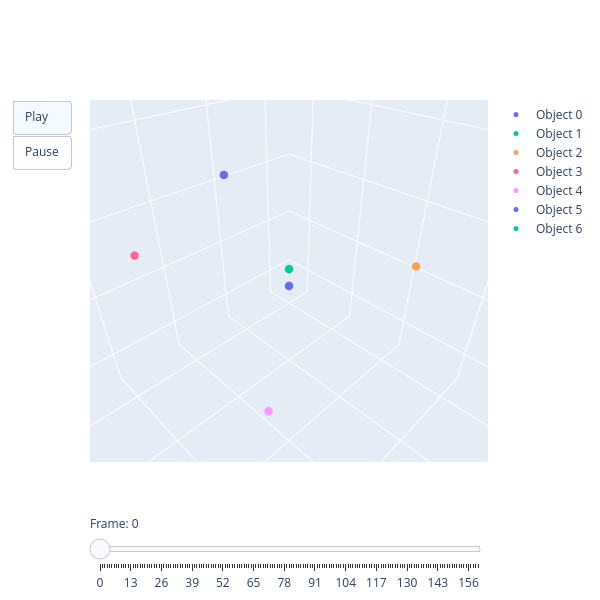

The notebook cell this image was saved under:
### Code cell
import plotly.graph_objects as go

# Finding the center of mass
for n in range(N):
    r_cm = np.array([np.sum(objects[n,1])*objects[n,0], np.sum(objects[n,2])*objects[n,0], np.sum(objects[n,3])*objects[n,0]])/(np.sum(objects[:,0]))

# Calculating the initial momenta according to the equations derived
objects[2:N,4:7] = initial_planet_p(objects, N, r_cm, orbital_plane)

objects[0:2,4:7] = intital_star_p(objects, sm0, sm1, orbital_plane)     

while t<Time:
    
    frames, objects[:,4:7] = force_calculation(objects, N, G, soft_len, dt, frame_num)
    
    t += dt
    frame_num += 1

# Converting saved position data into a format that px.scatter_3d can use
df = pd.DataFrame(frames, columns=['x','y','z','object','frame'])

object_ids = sorted(df['object'].unique())

data = []

for obj in object_ids:

    d0 = df[
        (df['object'] == obj) &
        (df['frame'] == 0)
    ]

    # object marker
    data.append(
        go.Scatter3d(
            x=d0['x'],
            y=d0['y'],
            z=d0['z'],
            mode='markers',
            marker=dict(size=5),
            name=f'Object {obj}'
        )
    )

    # trail
    data.append(
        go.Scatter3d(
            x=[],
            y=[],
            z=[],
            mode='lines',
            line=dict(width=2),
            showlegend=False
        )
    )

fig = go.Figure(
    data=data
)

plotly_frames = []

trail_length = 300

for f in sorted(df['frame'].unique()):

    frame_data = []

    for obj in object_ids:

        current = df[
            (df['object'] == obj) &
            (df['frame'] == f)
        ]

        trail = df[
            (df['object'] == obj) &
            (df['frame'] >= max(0, f-trail_length)) &
            (df['frame'] <= f)
        ]

        # marker
        frame_data.append(
            go.Scatter3d(
                x=current['x'],
                y=current['y'],
                z=current['z'],
                mode='markers',
                marker=dict(size=5)
            )
        )

        # trail
        frame_data.append(
            go.Scatter3d(
                x=trail['x'],
                y=trail['y'],
                z=trail['z'],
                mode='lines',
                line=dict(width=2)
            )
        )

    plotly_frames.append(
        go.Frame(
            data=frame_data,
            name=str(f)
        )
    )
    
fig.frames = plotly_frames

slider_steps = []

for f in sorted(df['frame'].unique()):

    slider_steps.append(
        dict(
            method="animate",
            args=[
                [str(f)],
                {
                    "mode": "immediate",
                    "frame": {"duration": 0, "redraw": True},
                    "transition": {"duration": 0}
                }
            ],
            label=str(int(f))
        )
    )
    
fig.update_layout(
    sliders=[
        dict(
            active=0,
            currentvalue={"prefix": "Frame: "},
            pad={"t": 50},
            steps=slider_steps
        )
    ]
)

fig.update_layout(
    updatemenus=[
        dict(
            type="buttons",
            buttons=[
                dict(
                    label="Play",
                    method="animate",
                    args=[
                        None,
                        {
                            "frame": {"duration": 10, "redraw": True},
                            "transition": {"duration": 0},
                            "fromcurrent": True
                        }
                    ]
                ),
                dict(
                    label="Pause",
                    method="animate",
                    args=[
                        [None],
                        {
                            "frame": {"duration": 0, "redraw": False},
                            "mode": "immediate",
                            "transition": {"duration": 0}
                        }
                    ]
                )
            ]
        )
    ]
)

fig.update_layout(
    width = 600,
    height = 600,
    scene=dict(
        xaxis=dict(range=[-R, R]),
        yaxis=dict(range=[-R, R]),
        zaxis=dict(range=[-R, R]),
        aspectmode='cube'
    )
)

fig.show()

### Figure 1 — Plotly figure (JSON) as saved in the notebook; plotly's stock layout.template omitted (floating-point values rounded to 4 significant figures)
{"data": [{"marker": {"size": 5}, "mode": "markers", "name": "Object 0", "type": "scatter3d", "x": [25.0], "y": [25.0], "z": [20.0]}, {"line": {"width": 2}, "mode": "lines", "showlegend": false, "type": "scatter3d", "x": [], "y": [], "z": []}, {"marker": {"size": 5}, "mode": "markers", "name": "Object 1", "type": "scatter3d", "x": [-25.0], "y": [-25.0], "z": [-10.0]}, {"line": {"width": 2}, "mode": "lines", "showlegend": false, "type": "scatter3d", "x": [], "y": [], "z": []}, {"marker": {"size": 5}, "mode": "markers", "name": "Object 2", "type": "scatter3d", "x": [-150.0], "y": [50.0], "z": [-30.0]}, {"line": {"width": 2}, "mode": "lines", "showlegend": false, "type": "scatter3d", "x": [], "y": [], "z": []}, {"marker": {"size": 5}, "mode": "markers", "name": "Object 3", "type": "scatter3d", "x": [90.0], "y": [-120.0], "z": [15.0]}, {"line": {"width": 2}, "mode": "lines", "showlegend": false, "type": "scatter3d", "x": [], "y": [], "z": []}, {"marker": {"size": 5}, "mode": "markers", "name": "Object 4", "type": "scatter3d", "x": [110.0], "y": [90.0], "z": [-10.0]}, {"line": {"width": 2}, "mode": "lines", "showlegend": false, "type": "scatter3d", "x": [], "y": [], "z": []}, {"marker": {"size": 5}, "mode": "markers", "name": "Object 5", "type": "scatter3d", "x": [-60.0], "y": [-170.0], "z": [40.0]}, {"line": {"width": 2}, "mode": "lines", "showlegend": false, "type": "scatter3d", "x": [], "y": [], "z": []}, {"marker": {"size": 5}, "mode": "markers", "name": "Object 6", "type": "scatter3d", "x": [-210.0], "y": [130.0], "z": [25.0]}, {"line": {"width": 2}, "mode": "lines", "showlegend": false, "type": "scatter3d", "x": [], "y": [], "z": []}], "layout": {"height": 600, "scene": {"aspectmode": "cube", "aspectratio": {"x": 1, "y": 1, "z": 1}, "camera": {"center": {"x": 0, "y": 0, "z": 0}, "eye": {"x": 0.4783, "y": 0.4783, "z": 0.4783}, "projection": {"type": "perspective"}, "up": {"x": 0, "y": 0, "z": 1}}, "xaxis": {"range": [-248.2, 248.2], "type": "linear"}, "yaxis": {"range": [-248.2, 248.2], "type": "linear"}, "zaxis": {"range": [-248.2, 248.2], "type": "linear"}}, "sliders": [{"active": 0, "currentvalue": {"prefix": "Frame: "}, "pad": {"t": 50}, "steps": [{"args": [["0.0"], {"frame": {"duration": 0, "redraw": true}, "mode": "immediate", "transition": {"duration": 0}}], "label": "0", "method": "animate"}, {"args": [["1.0"], {"frame": {"duration": 0, "redraw": true}, "mode": "immediate", "transition": {"duration": 0}}], "label": "1", "method": "animate"}, {"args": [["2.0"], {"frame": {"duration": 0, "redraw": true}, "mode": "immediate", "transition": {"duration": 0}}], "label": "2", "method": "animate"}, {"args": [["3.0"], {"frame": {"duration": 0, "redraw": true}, "mode": "immediate", "transition": {"duration": 0}}], "label": "3", "method": "animate"}, {"args": [["4.0"], {"frame": {"duration": 0, "redraw": true}, "mode": "immediate", "transition": {"duration": 0}}], "label": "4", "method": "animate"}, {"args": [["5.0"], {"frame": {"duration": 0, "redraw": true}, "mode": "immediate", "transition": {"duration": 0}}], "label": "5", "method": "animate"}, {"args": [["6.0"], {"frame": {"duration": 0, "redraw": true}, "mode": "immediate", "transition": {"duration": 0}}], "label": "6", "method": "animate"}, {"args": [["7.0"], {"frame": {"duration": 0, "redraw": true}, "mode": "immediate", "transition": {"duration": 0}}], "label": "7", "method": "animate"}, {"args": [["8.0"], {"frame": {"duration": 0, "redraw": true}, "mode": "immediate", "transition": {"duration": 0}}], "label": "8", "method": "animate"}, {"args": [["9.0"], {"frame": {"duration": 0, "redraw": true}, "mode": "immediate", "transition": {"duration": 0}}], "label": "9", "method": "animate"}, {"args": [["10.0"], {"frame": {"duration": 0, "redraw": true}, "mode": "immediate", "transition": {"duration": 0}}], "label": "10", "method": "animate"}, {"args": [["11.0"], {"frame": {"duration": 0, "redraw": true}, "mode": "immediate", "transition": {"duration": 0}}], "label": "11", "method": "animate"}, {"args": [["12.0"], {"frame": {"duration": 0, "redraw": true}, "mode": "immediate", "transition": {"duration": 0}}], "label": "12", "method": "animate"}, {"args": [["13.0"], {"frame": {"duration": 0, "redraw": true}, "mode": "immediate", "transition": {"duration": 0}}], "label": "13", "method": "animate"}, {"args": [["14.0"], {"frame": {"duration": 0, "redraw": true}, "mode": "immediate", "transition": {"duration": 0}}], "label": "14", "method": "animate"}, {"args": [["15.0"], {"frame": {"duration": 0, "redraw": true}, "mode": "immediate", "transition": {"duration": 0}}], "label": "15", "method": "animate"}, {"args": [["16.0"], {"frame": {"duration": 0, "redraw": true}, "mode": "immediate", "transition": {"duration": 0}}], "label": "16", "method": "animate"}, {"args": [["17.0"], {"frame": {"duration": 0, "redraw": true}, "mode": "immediate", "transition": {"duration": 0}}], "label": "17", "method": "animate"}, {"args": [["18.0"], {"frame": {"duration": 0, "redraw": true}, "mode": "immediate", "transition": {"duration": 0}}], "label": "18", "method": "animate"}, {"args": [["19.0"], {"frame": {"duration": 0, "redraw": true}, "mode": "immediate", "transition": {"duration": 0}}], "label": "19", "method": "animate"}, {"args": [["20.0"], {"frame": {"duration": 0, "redraw": true}, "mode": "immediate", "transition": {"duration": 0}}], "label": "20", "method": "animate"}, {"args": [["21.0"], {"frame": {"duration": 0, "redraw": true}, "mode": "immediate", "transition": {"duration": 0}}], "label": "21", "method": "animate"}, {"args": [["22.0"], {"frame": {"duration": 0, "redraw": true}, "mode": "immediate", "transition": {"duration": 0}}], "label": "22", "method": "animate"}, {"args": [["23.0"], {"frame": {"duration": 0, "redraw": true}, "mode": "immediate", "transition": {"duration": 0}}], "label": "23", "method": "animate"}, {"args": [["24.0"], {"frame": {"duration": 0, "redraw": true}, "mode": "immediate", "transition": {"duration": 0}}], "label": "24", "method": "animate"}, {"args": [["25.0"], {"frame": {"duration": 0, "redraw": true}, "mode": "immediate", "transition": {"duration": 0}}], "label": "25", "method": "animate"}, {"args": [["26.0"], {"frame": {"duration": 0, "redraw": true}, "mode": "immediate", "transition": {"duration": 0}}], "label": "26", "method": "animate"}, {"args": [["27.0"], {"frame": {"duration": 0, "redraw": true}, "mode": "immediate", "transition": {"duration": 0}}], "label": "27", "method": "animate"}, {"args": [["28.0"], {"frame": {"duration": 0, "redraw": true}, "mode": "immediate", "transition": {"duration": 0}}], "label": "28", "method": "animate"}, {"args": [["29.0"], {"frame": {"duration": 0, "redraw": true}, "mode": "immediate", "transition": {"duration": 0}}], "label": "29", "method": "animate"}, {"args": [["30.0"], {"frame": {"duration": 0, "redraw": true}, "mode": "immediate", "transition": {"duration": 0}}], "label": "30", "method": "animate"}, {"args": [["31.0"], {"frame": {"duration": 0, "redraw": true}, "mode": "immediate", "transition": {"duration": 0}}], "label": "31", "method": "animate"}, {"args": [["32.0"], {"frame": {"duration": 0, "redraw": true}, "mode": "immediate", "transition": {"duration": 0}}], "label": "32", "method": "animate"}, {"args": [["33.0"], {"frame": {"duration": 0, "redraw": true}, "mode": "immediate", "transition": {"duration": 0}}], "label": "33", "method": "animate"}, {"args": [["34.0"], {"frame": {"duration": 0, "redraw": true}, "mode": "immediate", "transition": {"duration": 0}}], "label": "34", "method": "animate"}, {"args": [["35.0"], {"frame": {"duration": 0, "redraw": true}, "mode": "immediate", "transition": {"duration": 0}}], "label": "35", "method": "animate"}, {"args": [["36.0"], {"frame": {"duration": 0, "redraw": true}, "mode": "immediate", "transition": {"duration": 0}}], "label": "36", "method": "animate"}, {"args": [["37.0"], {"frame": {"duration": 0, "redraw": true}, "mode": "immediate", "transition": {"duration": 0}}], "label": "37", "method": "animate"}, {"args": [["38.0"], {"frame": {"duration": 0, "redraw": true}, "mode": "immediate", "transition": {"duration": 0}}], "label": "38", "method": "animate"}, {"args": [["39.0"], {"frame": {"duration": 0, "redraw": true}, "mode": "immediate", "transition": {"duration": 0}}], "label": "39", "method": "animate"}, {"args": [["40.0"], {"frame": {"duration": 0, "redraw": true}, "mode": "immediate", "transition": {"duration": 0}}], "label": "40", "method": "animate"}, {"args": [["41.0"], {"frame": {"duration": 0, "redraw": true}, "mode": "immediate", "transition": {"duration": 0}}], "label": "41", "method": "animate"}, {"args": [["42.0"], {"frame": {"duration": 0, "redraw": true}, "mode": "immediate", "transition": {"duration": 0}}], "label": "42", "method": "animate"}, {"args": [["43.0"], {"frame": {"duration": 0, "redraw": true}, "mode": "immediate", "transition": {"duration": 0}}], "label": "43", "method": "animate"}, {"args": [["44.0"], {"frame": {"duration": 0, "redraw": true}, "mode": "immediate", "transition": {"duration": 0}}], "label": "44", "method": "animate"}, {"args": [["45.0"], {"frame": {"duration": 0, "redraw": true}, "mode": "immediate", "transition": {"duration": 0}}], "label": "45", "method": "animate"}, {"args": [["46.0"], {"frame": {"duration": 0, "redraw": true}, "mode": "immediate", "transition": {"duration": 0}}], "label": "46", "method": "animate"}, {"args": [["47.0"], {"frame": {"duration": 0, "redraw": true}, "mode": "immediate", "transition": {"duration": 0}}], "label": "47", "method": "animate"}, {"args": [["48.0"], {"frame": {"duration": 0, "redraw": true}, "mode": "immediate", "transition": {"duration": 0}}], "label": "48", "method": "animate"}, {"args": [["49.0"], {"frame": {"duration": 0, "redraw": true}, "mode": "immediate", "transition": {"duration": 0}}], "label": "49", "method": "animate"}, {"args": [["50.0"], {"frame": {"duration": 0, "redraw": true}, "mode": "immediate", "transition": {"duration": 0}}], "label": "50", "method": "animate"}, {"args": [["51.0"], {"frame": {"duration": 0, "redraw": true}, "mode": "immediate", "transition": {"duration": 0}}], "label": "51", "method": "animate"}, {"args": [["52.0"], {"frame": {"duration": 0, "redraw": true}, "mode": "immediate", "transition": {"duration": 0}}], "label": "52", "method": "animate"}, {"args": [["53.0"], {"frame": {"duration": 0, "redraw": true}, "mode": "immediate", "transition": {"duration": 0}}], "label": "53", "method": "animate"}, {"args": [["54.0"], {"frame": {"duration": 0, "redraw": true}, "mode": "immediate", "transition": {"duration": 0}}], "label": "54", "method": "animate"}, {"args": [["55.0"], {"frame": {"duration": 0, "redraw": true}, "mode": "immediate", "transition": {"duration": 0}}], "label": "55", "method": "animate"}, {"args": [["56.0"], {"frame": {"duration": 0, "redraw": true}, "mode": "immediate", "transition": {"duration": 0}}], "label": "56", "method": "animate"}, {"args": [["57.0"], {"frame": {"duration": 0, "redraw": true}, "mode": "immediate", "transition": {"duration": 0}}], "label": "57", "method": "animate"}, {"args": [["58.0"], {"frame": {"duration": 0, "redraw": true}, "mode": "immediate", "transition": {"duration": 0}}], "label": "58", "method": "animate"}, {"args": [["59.0"], {"frame": {"duration": 0, "redraw": true}, "mode": "immediate", "transition": {"duration": 0}}], "label": "59", "method": "animate"}, {"args": [["60.0"], {"frame": {"duration": 0, "redraw": true}, "mode": "immediate", "transition": {"duration": 0}}], "label": "60", "method": "animate"}, {"args": [["61.0"], {"frame": {"duration": 0, "redraw": true}, "mode": "immediate", "transition": {"duration": 0}}], "label": "61", "method": "animate"}, {"args": [["62.0"], {"frame": {"duration": 0, "redraw": true}, "mode": "immediate", "transition": {"duration": 0}}], "label": "62", "method": "animate"}, {"args": [["63.0"], {"frame": {"duration": 0, "redraw": true}, "mode": "immediate", "transition": {"duration": 0}}], "label": "63", "method": "animate"}, {"args": [["64.0"], {"frame": {"duration": 0, "redraw": true}, "mode": "immediate", "transition": {"duration": 0}}], "label": "64", "method": "animate"}, {"args": [["65.0"], {"frame": {"duration": 0, "redraw": true}, "mode": "immediate", "transition": {"duration": 0}}], "label": "65", "method": "animate"}, {"args": [["66.0"], {"frame": {"duration": 0, "redraw": true}, "mode": "immediate", "transition": {"duration": 0}}], "label": "66", "method": "animate"}, {"args": [["67.0"], {"frame": {"duration": 0, "redraw": true}, "mode": "immediate", "transition": {"duration": 0}}], "label": "67", "method": "animate"}, {"args": [["68.0"], {"frame": {"duration": 0, "redraw": true}, "mode": "immediate", "transition": {"duration": 0}}], "label": "68", "method": "animate"}, {"args": [["69.0"], {"frame": {"duration": 0, "redraw": true}, "mode": "immediate", "transition": {"duration": 0}}], "label": "69", "method": "animate"}, {"args": [["70.0"], {"frame": {"duration": 0, "redraw": true}, "mode": "immediate", "transition": {"duration": 0}}], "label": "70", "method": "animate"}, {"args": [["71.0"], {"frame": {"duration": 0, "redraw": true}, "mode": "immediate", "transition": {"duration": 0}}], "label": "71", "method": "animate"}, {"args": [["72.0"], {"frame": {"duration": 0, "redraw": true}, "mode": "immediate", "transition": {"duration": 0}}], "label": "72", "method": "animate"}, {"args": [["73.0"], {"frame": {"duration": 0, "redraw": true}, "mode": "immediate", "transition": {"duration": 0}}], "label": "73", "method": "animate"}, {"args": [["74.0"], {"frame": {"duration": 0, "redraw": true}, "mode": "immediate", "transition": {"duration": 0}}], "label": "74", "method": "animate"}, {"args": [["75.0"], {"frame": {"duration": 0, "redraw": true}, "mode": "immediate", "transition": {"duration": 0}}], "label": "75", "method": "animate"}, {"args": [["76.0"], {"frame": {"duration": 0, "redraw": true}, "mode": "immediate", "transition": {"duration": 0}}], "label": "76", "method": "animate"}, {"args": [["77.0"], {"frame": {"duration": 0, "redraw": true}, "mode": "immediate", "transition": {"duration": 0}}], "label": "77", "method": "animate"}, {"args": [["78.0"], {"frame": {"duration": 0, "redraw": true}, "mode": "immediate", "transition": {"duration": 0}}], "label": "78", "method": "animate"}, {"args": [["79.0"], {"frame": {"duration": 0, "redraw": true}, "mode": "immediate", "transition": {"duration": 0}}], "label": "79", "method": "animate"}, {"args": [["80.0"], {"frame": {"duration": 0, "redraw": true}, "mode": "immediate", "transition": {"duration": 0}}], "label": "80", "method": "animate"}, {"args": [["81.0"], {"frame": {"duration": 0, "redraw": true}, "mode": "immediate", "transition": {"duration": 0}}], "label": "81", "method": "animate"}, {"args": [["82.0"], {"frame": {"duration": 0, "redraw": true}, "mode": "immediate", "transition": {"duration": 0}}], "label": "82", "method": "animate"}, {"args": [["83.0"], {"frame": {"duration": 0, "redraw": true}, "mode": "immediate", "transition": {"duration": 0}}], "label": "83", "method": "animate"}, {"args": [["84.0"], {"frame": {"duration": 0, "redraw": true}, "mode": "immediate", "transition": {"duration": 0}}], "label": "84", "method": "animate"}, {"args": [["85.0"], {"frame": {"duration": 0, "redraw": true}, "mode": "immediate", "transition": {"duration": 0}}], "label": "85", "method": "animate"}, {"args": [["86.0"], {"frame": {"duration": 0, "redraw": true}, "mode": "immediate", "transition": {"duration": 0}}], "label": "86", "method": "animate"}, {"args": [["87.0"], {"frame": {"duration": 0, "redraw": true}, "mode": "immediate", "transition": {"duration": 0}}], "label": "87", "method": "animate"}, {"args": [["88.0"], {"frame": {"duration": 0, "redraw": true}, "mode": "immediate", "transition": {"duration": 0}}], "label": "88", "method": "animate"}, {"args": [["89.0"], {"frame": {"duration": 0, "redraw": true}, "mode": "immediate", "transition": {"duration": 0}}], "label": "89", "method": "animate"}, {"args": [["90.0"], {"frame": {"duration": 0, "redraw": true}, "mode": "immediate", "transition": {"duration": 0}}], "label": "90", "method": "animate"}, {"args": [["91.0"], {"frame": {"duration": 0, "redraw": true}, "mode": "immediate", "transition": {"duration": 0}}], "label": "91", "method": "animate"}, {"args": [["92.0"], {"frame": {"duration": 0, "redraw": true}, "mode": "immediate", "transition": {"duration": 0}}], "label": "92", "method": "animate"}, {"args": [["93.0"], {"frame": {"duration": 0, "redraw": true}, "mode": "immediate", "transition": {"duration": 0}}], "label": "93", "method": "animate"}, {"args": [["94.0"], {"frame": {"duration": 0, "redraw": true}, "mode": "immediate", "transition": {"duration": 0}}], "label": "94", "method": "animate"}, {"args": [["95.0"], {"frame": {"duration": 0, "redraw": true}, "mode": "immediate", "transition": {"duration": 0}}], "label": "95", "method": "animate"}, {"args": [["96.0"], {"frame": {"duration": 0, "redraw": true}, "mode": "immediate", "transition": {"duration": 0}}], "label": "96", "method": "animate"}, {"args": [["97.0"], {"frame": {"duration": 0, "redraw": true}, "mode": "immediate", "transition": {"duration": 0}}], "label": "97", "method": "animate"}, {"args": [["98.0"], {"frame": {"duration": 0, "redraw": true}, "mode": "immediate", "transition": {"duration": 0}}], "label": "98", "method": "animate"}, {"args": [["99.0"], {"frame": {"duration": 0, "redraw": true}, "mode": "immediate", "transition": {"duration": 0}}], "label": "99", "method": "animate"}, {"args": [["100.0"], {"frame": {"duration": 0, "redraw": true}, "mode": "immediate", "transition": {"duration": 0}}], "label": "100", "method": "animate"}, {"args": [["101.0"], {"frame": {"duration": 0, "redraw": true}, "mode": "immediate", "transition": {"duration": 0}}], "label": "101", "method": "animate"}, {"args": [["102.0"], {"frame": {"duration": 0, "redraw": true}, "mode": "immediate", "transition": {"duration": 0}}], "label": "102", "method": "animate"}, {"args": [["103.0"], {"frame": {"duration": 0, "redraw": true}, "mode": "immediate", "transition": {"duration": 0}}], "label": "103", "method": "animate"}, {"args": [["104.0"], {"frame": {"duration": 0, "redraw": true}, "mode": "immediate", "transition": {"duration": 0}}], "label": "104", "method": "animate"}, {"args": [["105.0"], {"frame": {"duration": 0, "redraw": true}, "mode": "immediate", "transition": {"duration": 0}}], "label": "105", "method": "animate"}, {"args": [["106.0"], {"frame": {"duration": 0, "redraw": true}, "mode": "immediate", "transition": {"duration": 0}}], "label": "106", "method": "animate"}, {"args": [["107.0"], {"frame": {"duration": 0, "redraw": true}, "mode": "immediate", "transition": {"duration": 0}}], "label": "107", "method": "animate"}, {"args": [["108.0"], {"frame": {"duration": 0, "redraw": true}, "mode": "immediate", "transition": {"duration": 0}}], "label": "108", "method": "animate"}, {"args": [["109.0"], {"frame": {"duration": 0, "redraw": true}, "mode": "immediate", "transition": {"duration": 0}}], "label": "109", "method": "animate"}, {"args": [["110.0"], {"frame": {"duration": 0, "redraw": true}, "mode": "immediate", "transition": {"duration": 0}}], "label": "110", "method": "animate"}, {"args": [["111.0"], {"frame": {"duration": 0, "redraw": true}, "mode": "immediate", "transition": {"duration": 0}}], "label": "111", "method": "animate"}, {"args": [["112.0"], {"frame": {"duration": 0, "redraw": true}, "mode": "immediate", "transition": {"duration": 0}}], "label": "112", "method": "animate"}, {"args": [["113.0"], {"frame": {"duration": 0, "redraw": true}, "mode": "immediate", "transition": {"duration": 0}}], "label": "113", "method": "animate"}, {"args": [["114.0"], {"frame": {"duration": 0, "redraw": true}, "mode": "immediate", "transition": {"duration": 0}}], "label": "114", "method": "animate"}, {"args": [["115.0"], {"frame": {"duration": 0, "redraw": true}, "mode": "immediate", "transition": {"duration": 0}}], "label": "115", "method": "animate"}, {"args": [["116.0"], {"frame": {"duration": 0, "redraw": true}, "mode": "immediate", "transition": {"duration": 0}}], "label": "116", "method": "animate"}, {"args": [["117.0"], {"frame": {"duration": 0, "redraw": true}, "mode": "immediate", "transition": {"duration": 0}}], "label": "117", "method": "animate"}, {"args": [["118.0"], {"frame": {"duration": 0, "redraw": true}, "mode": "immediate", "transition": {"duration": 0}}], "label": "118", "method": "animate"}, {"args": [["119.0"], {"frame": {"duration": 0, "redraw": true}, "mode": "immediate", "transition": {"duration": 0}}], "label": "119", "method": "animate"}, {"args": [["120.0"], {"frame": {"duration": 0, "redraw": true}, "mode": "immediate", "transition": {"duration": 0}}], "label": "120", "method": "animate"}, {"args": [["121.0"], {"frame": {"duration": 0, "redraw": true}, "mode": "immediate", "transition": {"duration": 0}}], "label": "121", "method": "animate"}, {"args": [["122.0"], {"frame": {"duration": 0, "redraw": true}, "mode": "immediate", "transition": {"duration": 0}}], "label": "122", "method": "animate"}, {"args": [["123.0"], {"frame": {"duration": 0, "redraw": true}, "mode": "immediate", "transition": {"duration": 0}}], "label": "123", "method": "animate"}, {"args": [["124.0"], {"frame": {"duration": 0, "redraw": true}, "mode": "immediate", "transition": {"duration": 0}}], "label": "124", "method": "animate"}, {"args": [["125.0"], {"frame": {"duration": 0, "redraw": true}, "mode": "immediate", "transition": {"duration": 0}}], "label": "125", "method": "animate"}, {"args": [["126.0"], {"frame": {"duration": 0, "redraw": true}, "mode": "immediate", "transition": {"duration": 0}}], "label": "126", "method": "animate"}, {"args": [["127.0"], {"frame": {"duration": 0, "redraw": true}, "mode": "immediate", "transition": {"duration": 0}}], "label": "127", "method": "animate"}, {"args": [["128.0"], {"frame": {"duration": 0, "redraw": true}, "mode": "immediate", "transition": {"duration": 0}}], "label": "128", "method": "animate"}, {"args": [["129.0"], {"frame": {"duration": 0, "redraw": true}, "mode": "immediate", "transition": {"duration": 0}}], "label": "129", "method": "animate"}, {"args": [["130.0"], {"frame": {"duration": 0, "redraw": true}, "mode": "immediate", "transition": {"duration": 0}}], "label": "130", "method": "animate"}, {"args": [["131.0"], {"frame": {"duration": 0, "redraw": true}, "mode": "immediate", "transition": {"duration": 0}}], "label": "131", "method": "animate"}, {"args": [["132.0"], {"frame": {"duration": 0, "redraw": true}, "mode": "immediate", "transition": {"duration": 0}}], "label": "132", "method": "animate"}, {"args": [["133.0"], {"frame": {"duration": 0, "redraw": true}, "mode": "immediate", "transition": {"duration": 0}}], "label": "133", "method": "animate"}, {"args": [["134.0"], {"frame": {"duration": 0, "redraw": true}, "mode": "immediate", "transition": {"duration": 0}}], "label": "134", "method": "animate"}, {"args": [["135.0"], {"frame": {"duration": 0, "redraw": true}, "mode": "immediate", "transition": {"duration": 0}}], "label": "135", "method": "animate"}, {"args": [["136.0"], {"frame": {"duration": 0, "redraw": true}, "mode": "immediate", "transition": {"duration": 0}}], "label": "136", "method": "animate"}, {"args": [["137.0"], {"frame": {"duration": 0, "redraw": true}, "mode": "immediate", "transition": {"duration": 0}}], "label": "137", "method": "animate"}, {"args": [["138.0"], {"frame": {"duration": 0, "redraw": true}, "mode": "immediate", "transition": {"duration": 0}}], "label": "138", "method": "animate"}, {"args": [["139.0"], {"frame": {"duration": 0, "redraw": true}, "mode": "immediate", "transition": {"duration": 0}}], "label": "139", "method": "animate"}, {"args": [["140.0"], {"frame": {"duration": 0, "redraw": true}, "mode": "immediate", "transition": {"duration": 0}}], "label": "140", "method": "animate"}, {"args": [["141.0"], {"frame": {"duration": 0, "redraw": true}, "mode": "immediate", "transition": {"duration": 0}}], "label": "141", "method": "animate"}, {"args": [["142.0"], {"frame": {"duration": 0, "redraw": true}, "mode": "immediate", "transition": {"duration": 0}}], "label": "142", "method": "animate"}, {"args": [["143.0"], {"frame": {"duration": 0, "redraw": true}, "mode": "immediate", "transition": {"duration": 0}}], "label": "143", "method": "animate"}, {"args": [["144.0"], {"frame": {"duration": 0, "redraw": true}, "mode": "immediate", "transition": {"duration": 0}}], "label": "144", "method": "animate"}, {"args": [["145.0"], {"frame": {"duration": 0, "redraw": true}, "mode": "immediate", "transition": {"duration": 0}}], "label": "145", "method": "animate"}, {"args": [["146.0"], {"frame": {"duration": 0, "redraw": true}, "mode": "immediate", "transition": {"duration": 0}}], "label": "146", "method": "animate"}, {"args": [["147.0"], {"frame": {"duration": 0, "redraw": true}, "mode": "immediate", "transition": {"duration": 0}}], "label": "147", "method": "animate"}, {"args": [["148.0"], {"frame": {"duration": 0, "redraw": true}, "mode": "immediate", "transition": {"duration": 0}}], "label": "148", "method": "animate"}, {"args": [["149.0"], {"frame": {"duration": 0, "redraw": true}, "mode": "immediate", "transition": {"duration": 0}}], "label": "149", "method": "animate"}, {"args": [["150.0"], {"frame": {"duration": 0, "redraw": true}, "mode": "immediate", "transition": {"duration": 0}}], "label": "150", "method": "animate"}, {"args": [["151.0"], {"frame": {"duration": 0, "redraw": true}, "mode": "immediate", "transition": {"duration": 0}}], "label": "151", "method": "animate"}, {"args": [["152.0"], {"frame": {"duration": 0, "redraw": true}, "mode": "immediate", "transition": {"duration": 0}}], "label": "152", "method": "animate"}, {"args": [["153.0"], {"frame": {"duration": 0, "redraw": true}, "mode": "immediate", "transition": {"duration": 0}}], "label": "153", "method": "animate"}, {"args": [["154.0"], {"frame": {"duration": 0, "redraw": true}, "mode": "immediate", "transition": {"duration": 0}}], "label": "154", "method": "animate"}, {"args": [["155.0"], {"frame": {"duration": 0, "redraw": true}, "mode": "immediate", "transition": {"duration": 0}}], "label": "155", "method": "animate"}, {"args": [["156.0"], {"frame": {"duration": 0, "redraw": true}, "mode": "immediate", "transition": {"duration": 0}}], "label": "156", "method": "animate"}, {"args": [["157.0"], {"frame": {"duration": 0, "redraw": true}, "mode": "immediate", "transition": {"duration": 0}}], "label": "157", "method": "animate"}, {"args": [["158.0"], {"frame": {"duration": 0, "redraw": true}, "mode": "immediate", "transition": {"duration": 0}}], "label": "158", "method": "animate"}, {"args": [["159.0"], {"frame": {"duration": 0, "redraw": true}, "mode": "immediate", "transition": {"duration": 0}}], "label": "159", "method": "animate"}, {"args": [["160.0"], {"frame": {"duration": 0, "redraw": true}, "mode": "immediate", "transition": {"duration": 0}}], "label": "160", "method": "animate"}]}], "updatemenus": [{"buttons": [{"args": [null, {"frame": {"duration": 10, "redraw": true}, "fromcurrent": true, "transition": {"duration": 0}}], "label": "Play", "method": "animate"}, {"args": [[null], {"frame": {"duration": 0, "redraw": false}, "mode": "immediate", "transition": {"duration": 0}}], "label": "Pause", "method": "animate"}], "type": "buttons"}], "width": 600}}
